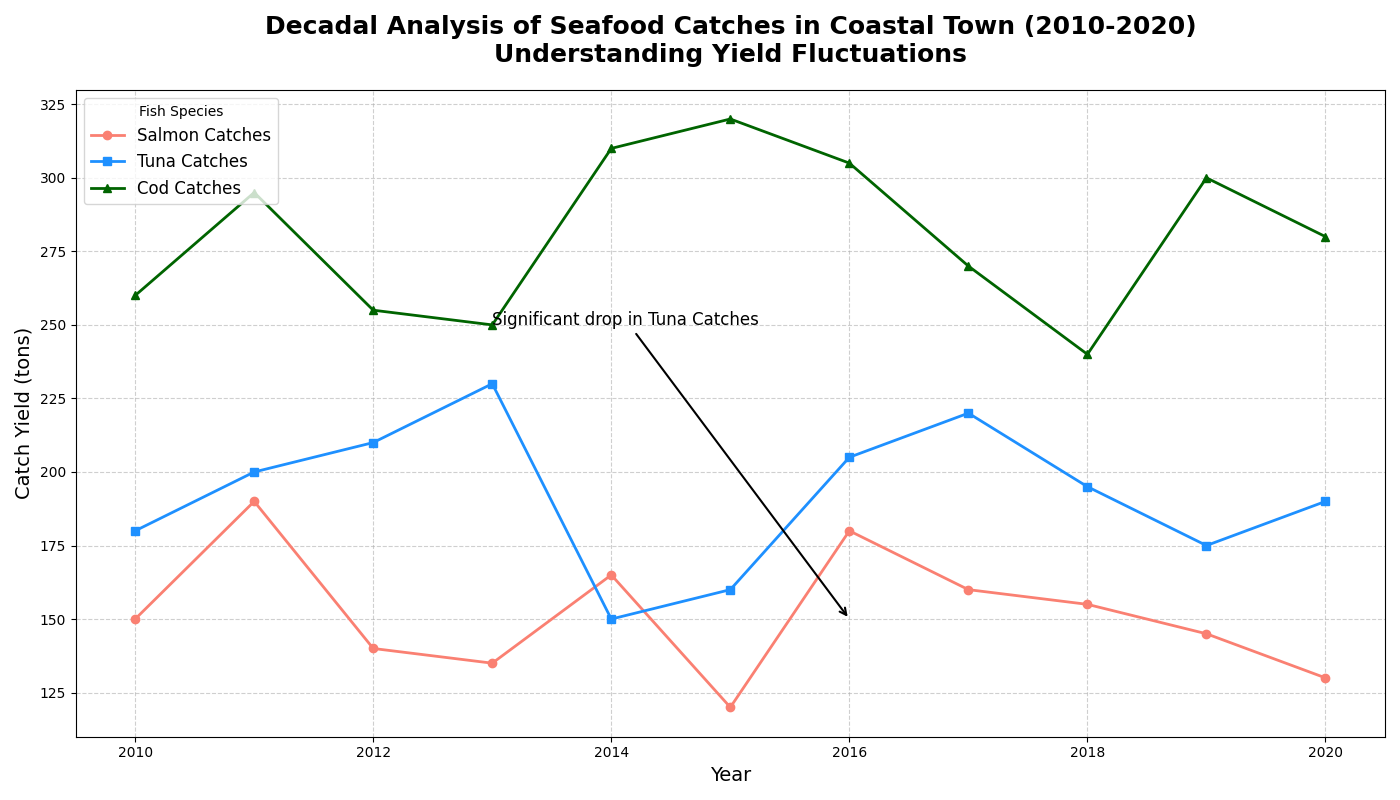

This chart was generated by the following Python code:
import matplotlib.pyplot as plt
import numpy as np

# Define years
years = np.arange(2010, 2021)

# Artificial data representing catches in tons for three species of fish
salmon_catches = [150, 190, 140, 135, 165, 120, 180, 160, 155, 145, 130]
tuna_catches = [180, 200, 210, 230, 150, 160, 205, 220, 195, 175, 190]
cod_catches = [260, 295, 255, 250, 310, 320, 305, 270, 240, 300, 280]

# Creating figure and axis objects
fig, ax1 = plt.subplots(figsize=(14, 8))

# Plotting the data for each species
ax1.plot(years, salmon_catches, marker='o', linestyle='-', linewidth=2, color='salmon', label='Salmon Catches')
ax1.plot(years, tuna_catches, marker='s', linestyle='-', linewidth=2, color='dodgerblue', label='Tuna Catches')
ax1.plot(years, cod_catches, marker='^', linestyle='-', linewidth=2, color='darkgreen', label='Cod Catches')

# Title and labels, formatting accordingly
ax1.set_title("Decadal Analysis of Seafood Catches in Coastal Town (2010-2020)\nUnderstanding Yield Fluctuations", fontsize=18, fontweight='bold', pad=20)
ax1.set_xlabel("Year", fontsize=14)
ax1.set_ylabel("Catch Yield (tons)", fontsize=14)

# Adding grid lines for better readability
ax1.grid(True, linestyle='--', alpha=0.6)

# Displaying legends
ax1.legend(title='Fish Species', fontsize=12, loc='upper left')

# Annotation for notable events
ax1.annotate('Significant drop in Tuna Catches', xy=(2016, 150), xytext=(2013, 250),
             arrowprops=dict(facecolor='black', arrowstyle='->', lw=1.5),
             fontsize=12, color='black')

# Adjust layout to prevent overlapping
plt.tight_layout()

# Display the plot
plt.show()
